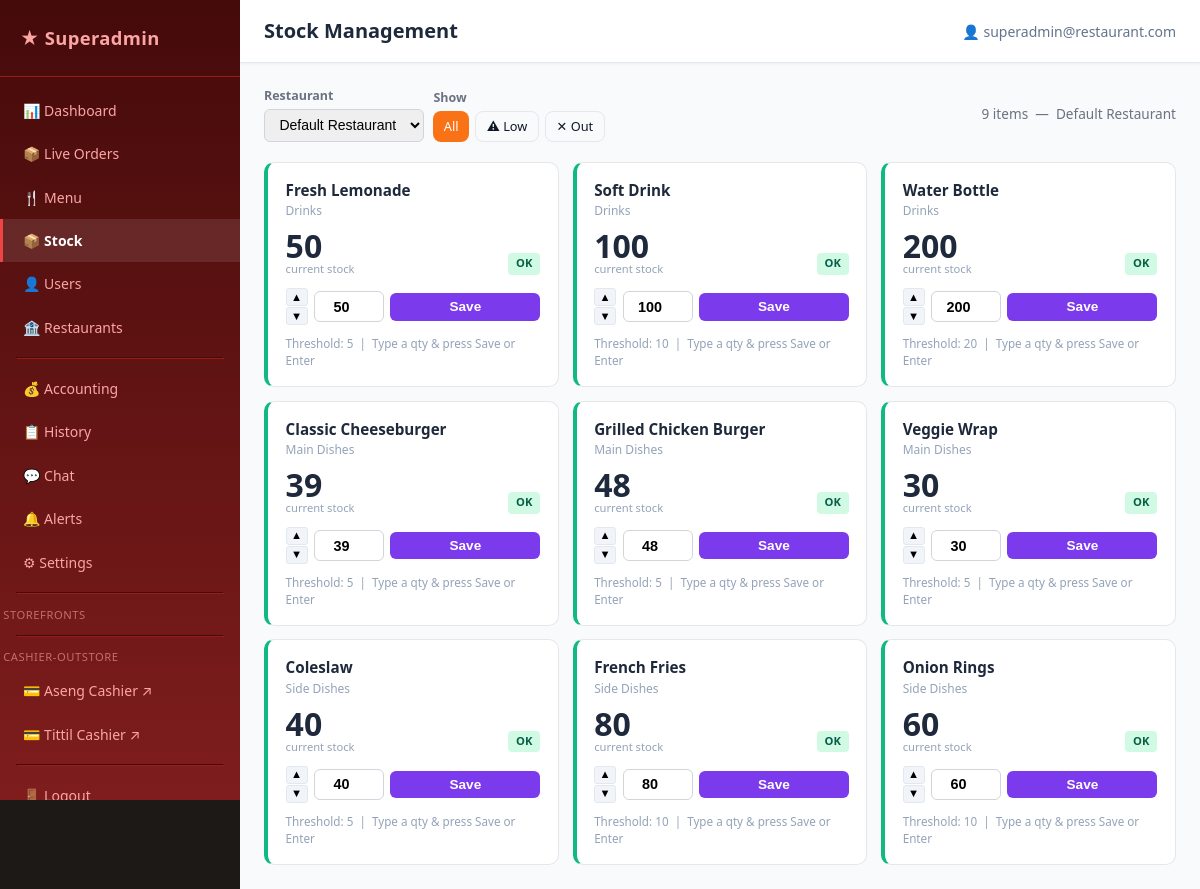
Screenshot of /superadmin/stock.php (signed in) with the database file from the repository.
### tables this page shows
CREATE TABLE Restaurant (
    id          TEXT PRIMARY KEY,
    name        TEXT NOT NULL,
    slug        TEXT NOT NULL UNIQUE,
    description TEXT,
    isActive    INTEGER NOT NULL DEFAULT 1,
    createdAt   TEXT NOT NULL DEFAULT (datetime('now')),
    updatedAt   TEXT NOT NULL DEFAULT (datetime('now'))
);

CREATE TABLE MenuItem (
    id                TEXT PRIMARY KEY,
    name              TEXT NOT NULL,
    description       TEXT,
    price             TEXT NOT NULL,
    image             TEXT,
    isAvailable       INTEGER NOT NULL DEFAULT 1,
    preparationTime   INTEGER NOT NULL DEFAULT 15,
    notes             TEXT,
    stockQuantity     INTEGER,
    lowStockThreshold INTEGER NOT NULL DEFAULT 5,
    categoryId        TEXT NOT NULL,
    restaurantId      TEXT NOT NULL,
    createdAt         TEXT NOT NULL DEFAULT (datetime('now')),
    updatedAt         TEXT NOT NULL DEFAULT (datetime('now')),
    FOREIGN KEY (categoryId)   REFERENCES Category(id)   ON DELETE CASCADE,
    FOREIGN KEY (restaurantId) REFERENCES Restaurant(id) ON DELETE CASCADE
);

CREATE TABLE Category (
    id           TEXT PRIMARY KEY,
    name         TEXT NOT NULL,
    slug         TEXT NOT NULL,
    description  TEXT,
    sortOrder    INTEGER NOT NULL DEFAULT 0,
    isActive     INTEGER NOT NULL DEFAULT 1,
    restaurantId TEXT NOT NULL,
    createdAt    TEXT NOT NULL DEFAULT (datetime('now')),
    updatedAt    TEXT NOT NULL DEFAULT (datetime('now')),
    FOREIGN KEY (restaurantId) REFERENCES Restaurant(id) ON DELETE CASCADE
);

### db.php (called while the page is built, shortened)
<?php
function get_db(): PDO {
    static $pdo = null;
    if ($pdo === null) {
        $pdo = new PDO('sqlite:' . DB_PATH, null, null, [
            PDO::ATTR_ERRMODE            => PDO::ERRMODE_EXCEPTION,
            PDO::ATTR_DEFAULT_FETCH_MODE => PDO::FETCH_ASSOC,
        ]);
        $pdo->exec('PRAGMA foreign_keys = ON');
        $pdo->exec('PRAGMA journal_mode = WAL');
    }
    return $pdo;
}
function db_query(string $sql, array $params = []): array {
    $stmt = get_db()->prepare($sql);
    $stmt->execute($params);
    return $stmt->fetchAll();
}
function db_fetch(string $sql, array $params = []): ?array {
    $stmt = get_db()->prepare($sql);
    $stmt->execute($params);
    $row = $stmt->fetch();
    return $row ?: null;
}
function get_restaurant(?string $slug = null): ?array {
    $slug = $slug ?? DEFAULT_RESTAURANT_SLUG;
    return db_fetch('SELECT * FROM Restaurant WHERE slug = ? AND isActive = 1', [$slug]);
}

### superadmin/stock.php (the view, shortened to what this page needs)
<?php
include dirname(__DIR__) . '/includes/superadmin_header.php';
require_once dirname(__DIR__) . '/db.php';
$restaurants = db_query('SELECT id, name, slug FROM Restaurant WHERE isActive = 1 ORDER BY name');
$slug = $_GET['restaurant'] ?? ($restaurants[0]['slug'] ?? null);
$filter = $_GET['filter'] ?? '';
$restaurant = $slug ? get_restaurant($slug) : null;
$rid = $restaurant['id'] ?? null;
$where  = $rid ? ['mi.restaurantId = ?'] : ['1=0'];
$params = $rid ? [$rid] : [];
$w = 'WHERE ' . implode(' AND ', $where);
$items = db_query(
    "SELECT mi.id, mi.name, mi.stockQuantity, mi.lowStockThreshold, mi.isAvailable, c.name AS categoryName
     FROM MenuItem mi JOIN Category c ON c.id = mi.categoryId $w ORDER BY c.name ASC, mi.name ASC",
    $params
);
?>
<div class="stock-toolbar">
    <div>
        <label>Restaurant</label>
        <select onchange="location.href='stock.php?restaurant='+this.value+'&filter=<?= urlencode($filter) ?>'">
            <?php foreach ($restaurants as $r): ?>
            <option value="<?= htmlspecialchars($r['slug']) ?>" <?= $slug === $r['slug'] ? 'selected' : '' ?>>
                <?= htmlspecialchars($r['name']) ?>
            </option>
            <?php endforeach; ?>
        </select>
    </div>
    <div>
        <label>Show</label>
        <div style="display:flex;gap:.4rem">
            <a href="stock.php?restaurant=<?= urlencode($slug ?? '') ?>&filter=" class="btn btn-sm <?= !$filter ? 'btn-primary' : 'btn-outline' ?>">All</a>
            <a href="stock.php?restaurant=<?= urlencode($slug ?? '') ?>&filter=low" class="btn btn-sm <?= $filter === 'low' ? 'btn-primary' : 'btn-outline' ?>">&#9888; Low</a>
            <a href="stock.php?restaurant=<?= urlencode($slug ?? '') ?>&filter=out" class="btn btn-sm <?= $filter === 'out' ? 'btn-primary' : 'btn-outline' ?>">&#10005; Out</a>
        </div>
    </div>
    <div style="margin-left:auto; font-size:.85rem; color:#6b7280; align-self:center">
        <?= count($items) ?> item<?= count($items) !== 1 ? 's' : '' ?>
        &nbsp;&mdash;&nbsp; <?= htmlspecialchars($restaurant['name'] ?? '') ?>
    </div>
</div>
<?php if (empty($items)): ?>
<div style="text-align:center;padding:3rem;color:#94a3b8;font-size:1rem">No items found.</div>
<?php else: ?>
<div class="stock-grid">
<?php foreach ($items as $item):
    $has_stock = $item['stockQuantity'] !== null;
    $qty = (int)($item['stockQuantity'] ?? 0);
    $threshold = (int)($item['lowStockThreshold'] ?? 5);
    $status = !$has_stock ? 'none' : ($qty === 0 ? 'out' : ($qty <= $threshold ? 'low' : 'ok'));
    $badge_labels = ['none'=>'Unlimited','out'=>'Out of Stock','low'=>'Low Stock','ok'=>'OK'];
?>
<div class="stock-card status-<?= $status ?>">
    <div>
        <div class="sc-name"><?= htmlspecialchars($item['name']) ?></div>
        <div class="sc-cat"><?= htmlspecialchars($item['categoryName']) ?></div>
    </div>
    <div style="display:flex;align-items:flex-end;justify-content:space-between">
        <div>
            <div class="sc-qty" id="qty-display-<?= $item['id'] ?>">
                <?= $has_stock ? $qty : '&infin;' ?>
                <small>current stock</small>
            </div>
        </div>
        <span class="sc-badge <?= $status ?>"><?= $badge_labels[$status] ?></span>
    </div>
    <?php if ($has_stock): ?>
    <div class="sc-controls">
        <div class="sc-stepper">
            <button onclick="stepQty('<?= $item['id'] ?>',1)" title="Increase">&#9650;</button>
            <button onclick="stepQty('<?= $item['id'] ?>',-1)" title="Decrease">&#9660;</button>
        </div>
        <input type="number" id="qty-input-<?= $item['id'] ?>"
               value="<?= $qty ?>" min="0"
               onkeydown="if(event.key==='Enter') saveStock('<?= $item['id'] ?>')">
        <button class="sc-btn-save" id="save-<?= $item['id'] ?>" onclick="saveStock('<?= $item['id'] ?>')">Save</button>
    </div>
    <div style="font-size:.73rem;color:#94a3b8">Threshold: <?= $threshold ?> &nbsp;|&nbsp; Type a qty &amp; press Save or Enter</div>
    <?php else: ?>
    <div style="font-size:.8rem;color:#94a3b8">This item has unlimited stock (no tracking).</div>
    <?php endif; ?>
</div>
<?php endforeach; ?>
</div>
<?php endif; ?>
<?php include dirname(__DIR__) . '/includes/superadmin_footer.php'; ?>

### assets/css/style.css (style rules this page uses)
:root { --primary: #f97316; --primary-dark: #ea580c; --primary-fg: #fff; --bg: #f9fafb; --card-bg: #ffffff; --border: #e5e7eb; --text: #111827; --text-muted: #6b7280; --success: #16a34a; --warn: #d97706; --danger: #dc2626; --radius: 8px; --shadow: 0 1px 3px rgba(0,0,0,.08), 0 1px 2px rgba(0,0,0,.06); --transition: .15s ease; }
*, *::before, *::after { box-sizing: border-box; margin: 0; padding: 0; }
body { font-family: system-ui, -apple-system, sans-serif; background: var(--bg); color: var(--text); line-height: 1.5; }
a { color: var(--primary); text-decoration: none; }
.btn { display: inline-flex; align-items: center; gap: .35rem; padding: .5rem 1rem; border-radius: var(--radius); border: none; font-size: .875rem; font-weight: 500; cursor: pointer; transition: background var(--transition), opacity var(--transition); text-decoration: none; white-space: nowrap; }
.btn-primary { background: var(--primary); color: var(--primary-fg); }
.btn-outline { background: transparent; border: 1px solid var(--border); color: var(--text); }
.btn-sm { padding: .3rem .65rem; font-size: .8rem; }

### assets/css/superadmin.css (style rules this page uses)
.sa-body { background: #1c1917; }

### superadmin/stock.php (style rules this page uses)
.stock-toolbar { display:flex; flex-wrap:wrap; gap:.6rem; align-items:flex-end; margin-bottom:1.25rem; }
.stock-toolbar label { font-size:.78rem; font-weight:600; display:block; margin-bottom:.2rem; color:#6b7280; }
.stock-toolbar select, .stock-toolbar input { padding:.4rem .65rem; border:1px solid #d1d5db; border-radius:6px; font-size:.875rem; }
.stock-grid { display:grid; grid-template-columns: repeat(auto-fill, minmax(280px, 1fr)); gap:.85rem; }
.stock-card { background:#fff; border:1px solid #e5e7eb; border-radius:10px; padding:1rem 1.1rem; display:flex; flex-direction:column; gap:.6rem; }
.stock-card.status-ok { border-left:4px solid #10b981; }
.sc-name { font-weight:700; font-size:.95rem; color:#1e293b; }
.sc-cat { font-size:.75rem; color:#94a3b8; margin-top:.05rem; }
.sc-qty { font-size:2rem; font-weight:800; color:#1e293b; line-height:1; }
.sc-qty small { font-size:.7rem; font-weight:400; color:#94a3b8; display:block; margin-top:.1rem; }
.sc-badge { display:inline-block; font-size:.7rem; font-weight:700; padding:.15rem .5rem; border-radius:4px; }
.sc-badge.ok { background:#d1fae5; color:#065f46; }
.sc-controls { display:flex; gap:.4rem; align-items:center; margin-top:.25rem; }
.sc-controls input[type=number] { width:70px; padding:.4rem .5rem; border:1px solid #d1d5db; border-radius:6px; font-size:.9rem; text-align:center; font-weight:600; }
.sc-btn-save { flex:1; padding:.4rem .6rem; background:#7c3aed; color:#fff; border:none; border-radius:6px; cursor:pointer; font-size:.85rem; font-weight:600; }
.sc-stepper { display:flex; flex-direction:column; gap:1px; }
.sc-stepper button { width:22px; height:18px; background:#f1f5f9; border:1px solid #e2e8f0; cursor:pointer; font-size:.7rem; line-height:1; padding:0; border-radius:3px; }

### rows the page displays
restaurant: name "Default Restaurant"
menuitem: name "Fresh Lemonade", categoryId.name "Drinks", stockQuantity "50", stockQuantity+lowStockThreshold "OK", lowStockThreshold "5"
menuitem: name "Soft Drink", categoryId.name "Drinks", stockQuantity "100", stockQuantity+lowStockThreshold "OK", lowStockThreshold "10"
menuitem: name "Water Bottle", categoryId.name "Drinks", stockQuantity "200", stockQuantity+lowStockThreshold "OK", lowStockThreshold "20"
menuitem: name "Classic Cheeseburger", categoryId.name "Main Dishes", stockQuantity "39", stockQuantity+lowStockThreshold "OK", lowStockThreshold "5"
menuitem: name "Grilled Chicken Burger", categoryId.name "Main Dishes", stockQuantity "48", stockQuantity+lowStockThreshold "OK", lowStockThreshold "5"
menuitem: name "Veggie Wrap", categoryId.name "Main Dishes", stockQuantity "30", stockQuantity+lowStockThreshold "OK", lowStockThreshold "5"
menuitem: name "Coleslaw", categoryId.name "Side Dishes", stockQuantity "40", stockQuantity+lowStockThreshold "OK", lowStockThreshold "5"
menuitem: name "French Fries", categoryId.name "Side Dishes", stockQuantity "80", stockQuantity+lowStockThreshold "OK", lowStockThreshold "10"
menuitem: name "Onion Rings", categoryId.name "Side Dishes", stockQuantity "60", stockQuantity+lowStockThreshold "OK", lowStockThreshold "10"

### other values shown
$page_title "Stock Management"
$current_user['email'] "superadmin@restaurant.com"
count($items) "9"
form field value "Default Restaurant"
